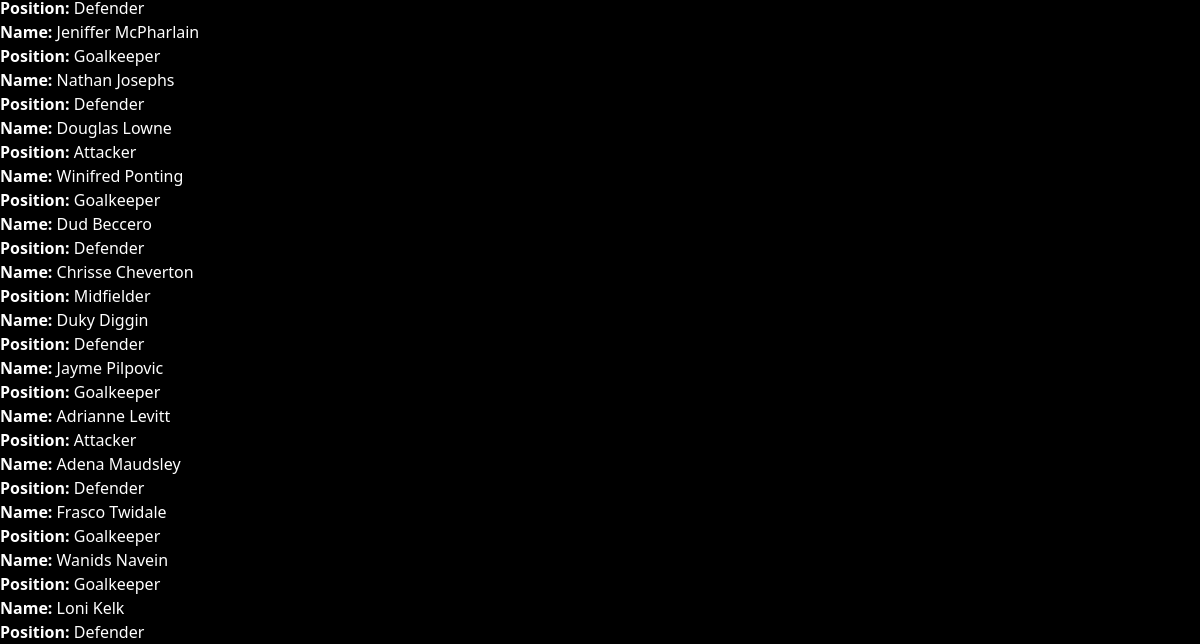
The page /players (signed in, lower part) on the database as committed earlier.
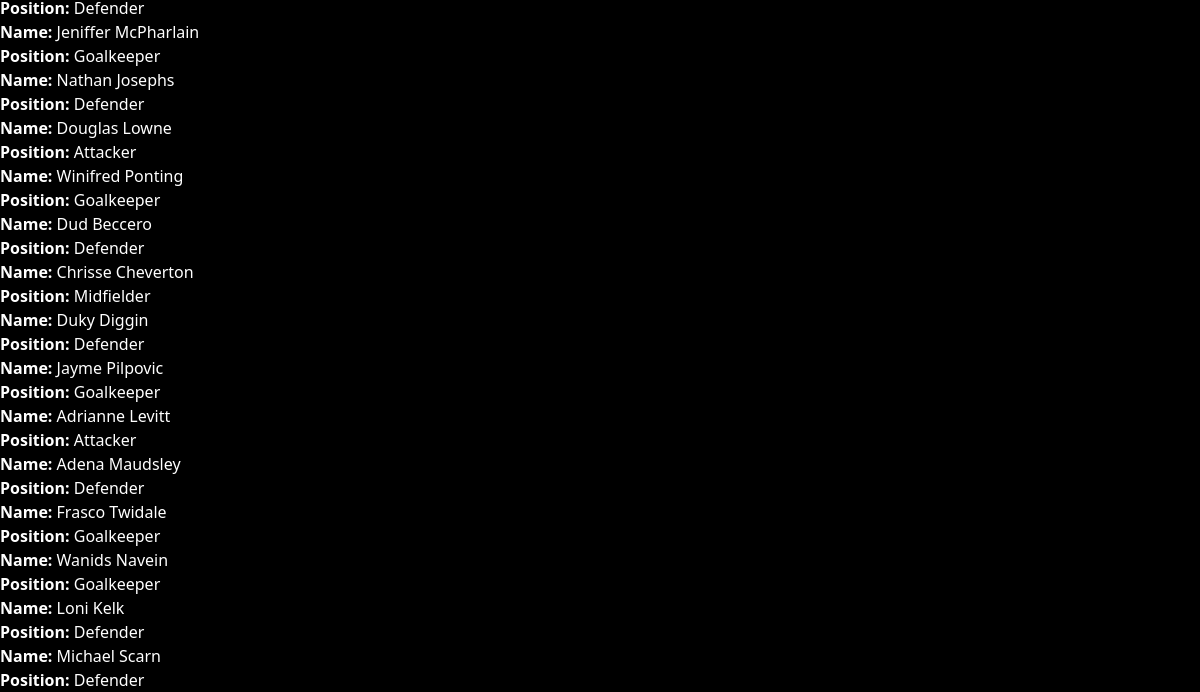
The same page on the database as committed later.
### kickup_app/models.py (models this page shows, shortened)
class User(UserMixin, db.Model):
    id = db.Column(db.Integer, primary_key=True)
    username = db.Column(db.String(80), nullable=False)
    password = db.Column(db.String(200), nullable=False)
    profile_picture = db.Column(db.String(), nullable=True)
    first_name = db.Column(db.String(80), nullable=False)
    last_name = db.Column(db.String(80), nullable=False)
    birth_date = db.Column(db.Date)
    position = db.Column(db.Enum(Position, name="position_enum"))
    team_id = db.Column(db.Integer, db.ForeignKey('team.id'), nullable=True)
    team = db.relationship('Team', back_populates='players')

### kickup_app/main/routes.py (the view)
@main.route('/players', methods=['GET'])
@login_required
def players_list():
  players = User.query.all()
  return render_template('player_list.html', players=players)

### kickup_app/extensions.py (called while the page is built)
@login_manager.user_loader
def load_user(user_id):
    return User.query.get(user_id)

### kickup_app/models.py (called while the page is built)
    def __str__(self):
        return str(self.value)

### kickup_app/templates/player_list.html (shortened to what this page needs)
{% extends 'index.html' %}
{% block content %}
<ol>
  {% for player in players %}
  <li>
    <a href="/profile/{{ player.username }}">
      <p><strong>Name: </strong>{{ player.first_name }} {{ player.last_name }}</p>
      <p><strong>Position: </strong>{{ player.position }}</p>
     </a>
  </li>
  {% endfor %}
</ol>
{% endblock %}

### kickup_app/templates/index.html (shortened to what this page needs)
<!DOCTYPE html>
<html>
    <head>
        <link rel="stylesheet" href="{{ url_for('static', filename='style.css') }}">
        <script src="https://cdn.tailwindcss.com"></script>
    </head>
    <body class="bg-black text-white">
        <div id="content">
        {% block content %}{% endblock %}
    </body>
</html>

Rows that differ between the two databases and show on the page:
added User: first_name "Michael", last_name "Scarn", position "Defender"
